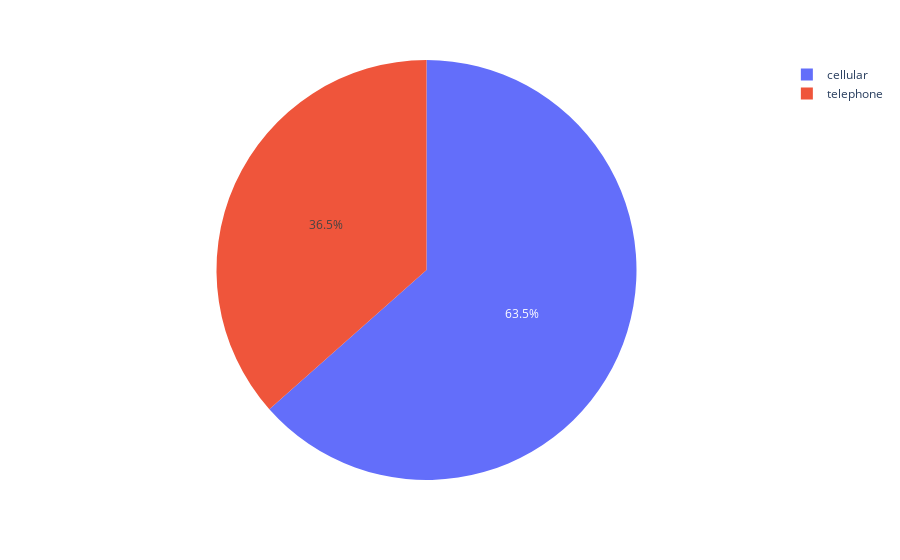

Notebook cell for this chart:
### Code cell
import plotly.express as px
fig1= px.pie(bank2,names='contact')
fig1.show()

### Figure 1 — Plotly figure (JSON) as saved in the notebook; plotly's stock layout.template omitted (floating-point values rounded to 4 significant figures; data arrays with more than 128 entries replaced by an {"elided": "..."} marker saying what was removed)
{"data": [{"domain": {"x": [0, 1], "y": [0, 1]}, "hovertemplate": "contact=%{label}<extra></extra>", "labels": {"elided": "32954 str values"}, "legendgroup": "", "name": "", "showlegend": true, "type": "pie"}], "layout": {"legend": {"tracegroupgap": 0}, "margin": {"t": 60}}}
